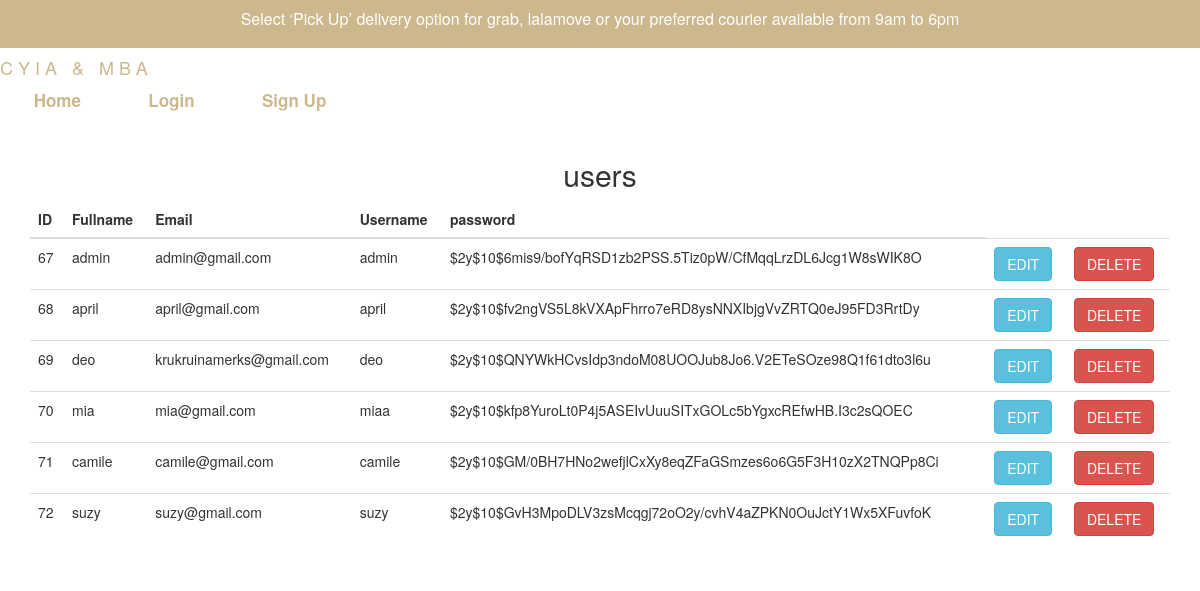
Screenshot of /ppage.php with the database file from the repository.
### tables this page shows
CREATE TABLE `users` (
  `usersId` int(11) NOT NULL,
  `usersName` varchar(128) NOT NULL,
  `usersEmail` varchar(128) NOT NULL,
  `usersUid` varchar(128) NOT NULL,
  `usersPwd` varchar(128) NOT NULL,
  `type` varchar(55) NOT NULL
);

### web/ppage.php (the view, shortened to what this page needs)
<?php
	include_once 'header1.php';
?>
<?php
include "dbh.inc.php";
$sql = "SELECT usersName, usersUid, usersPwd , usersEmail , usersId FROM users";
$result = $conn->query($sql);
?>
<!DOCTYPE html>
<html>
<head>
<link rel="stylesheet" href="https://maxcdn.bootstrapcdn.com/bootstrap/3.4.0/css/bootstrap.min.css">
</head>
<body>
	<div class="container">
		<h2>users</h2>
<table class="table">
	<thead>
		<tr>
		<th>ID</th>
		<th>Fullname</th>
		<th>Email</th>
		<th>Username</th>
		<th>password</th>
	</tr>
	</thead>
	<tbody>
		<?php
		if($result->num_rows > 0) {
			while ($row = $result->fetch_assoc()) {
?>
		<tr>
			<td><?php echo $row['usersId'];?></td>
			<td><?php echo $row['usersName'];?></td>
			<td><?php echo $row['usersEmail'];?></td>
			<td><?php echo $row['usersUid'];?></td>
			<td><?php echo $row['usersPwd'];?></td>
			<td><a class="btn btn-info" href="update.php?usersId=<?php echo $row['usersId']; ?>">Edit</a></td>
			<td><a class="btn btn-danger" href="delete.php?usersId=<?php echo $row['usersId']; ?>">Delete</a></td>
		</tr>
	<?php		}
		}
		?>
	</tbody>
</table>
	</div>
</body>
</html>

### web/styles2.css (style rules this page uses)
* { padding:0; margin:0; box-sizing: border-box; }
.btn { display: inline-block; background:#cfaea7; color:#fff; padding:10px 20px; border-radius: 5px; text-transform: uppercase; text-decoration: none; }
h2 { text-align: center; margin-bottom: 40px; color:#ccb88c; font-size:35px; }

### rows the page displays
users: usersId "67", usersName "admin", usersEmail "admin@gmail.com", usersUid "admin", usersPwd "$2y$10$6mis9/bofYqRSD1zb2PSS.5Tiz0pW/CfMqqLrzDL6Jcg1W8sWIK8O"
users: usersId "68", usersName "april", usersEmail "april@gmail.com", usersUid "april", usersPwd "$2y$10$fv2ngVS5L8kVXApFhrro7eRD8ysNNXIbjgVvZRTQ0eJ95FD3RrtDy"
users: usersId "69", usersName "deo", usersEmail "krukruinamerks@gmail.com", usersUid "deo", usersPwd "$2y$10$QNYWkHCvsIdp3ndoM08UOOJub8Jo6.V2ETeSOze98Q1f61dto3l6u"
users: usersId "70", usersName "mia", usersEmail "mia@gmail.com", usersUid "miaa", usersPwd "$2y$10$kfp8YuroLt0P4j5ASEIvUuuSITxGOLc5bYgxcREfwHB.I3c2sQOEC"
users: usersId "71", usersName "camile", usersEmail "camile@gmail.com", usersUid "camile", usersPwd "$2y$10$GM/0BH7HNo2wefjlCxXy8eqZFaGSmzes6o6G5F3H10zX2TNQPp8Ci"
users: usersId "72", usersName "suzy", usersEmail "suzy@gmail.com", usersUid "suzy", usersPwd "$2y$10$GvH3MpoDLV3zsMcqgj72oO2y/cvhV4aZPKN0OuJctY1Wx5XFuvfoK"
